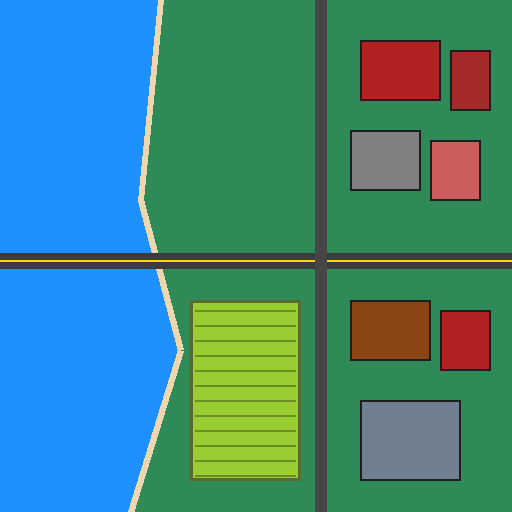
#> input picture ml_backend/sample_satellite.png, 512 x 512 px
$ python create_sar_sample.py
#> lines starting #> are read from the running program, lines starting #| are printed output that depends on the picture; after the words box and inside, x2 and y2 are one past the last pixel; in counts of white or black regions, pixels touching at a corner belong together
import sys
import numpy as np
from PIL import Image

if hasattr(sys.stdout, "reconfigure"):
    sys.stdout.reconfigure(encoding="utf-8")

# Load optical sample
opt = Image.open("sample_satellite.png")
#> opt is the input picture: PIL image 512x512 RGB; mean R, G, B 63.4, 134.5, 130.6
w, h = opt.size
#> w = 512; h = 512
opt_arr = np.array(opt)

# Derive realistic SAR backscatter simulation based on remote sensing radar physics:
# 1. Base speckle noise (Rayleigh/Gamma distributed)
np.random.seed(42)
speckle = np.random.gamma(shape=4.0, scale=0.25, size=(h, w))

sar_base = np.zeros((h, w), dtype=np.float32)

# Classify regions from optical RGB:
# Blue/Water: R < 70, G < 140, B > 120 -> low backscatter (dark specular reflection)
is_water = (opt_arr[:, :, 2] > 120) & (opt_arr[:, :, 0] < 80)
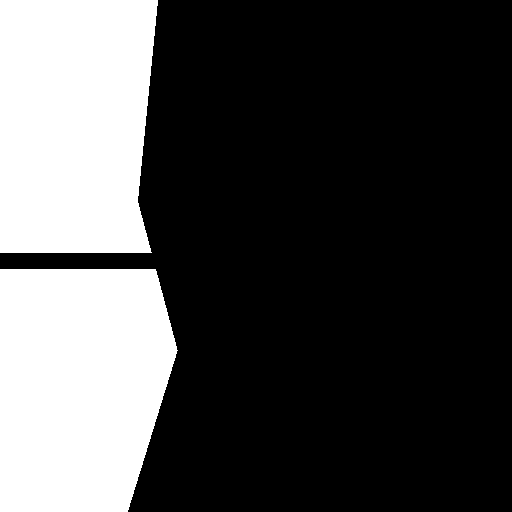
#> is_water: shape (512, 512) bool; 28.8% white; 2 white regions, box (x1, y1, x2, y2) and area: (0, 269, 178, 512) 38271, (0, 0, 158, 253) 37288
# Gray/Roads/Asphalt: low color saturation, R ~ G ~ B
is_road = (np.abs(opt_arr[:, :, 0].astype(int) - opt_arr[:, :, 1].astype(int)) < 15) & (opt_arr[:, :, 0] < 120) & ~is_water
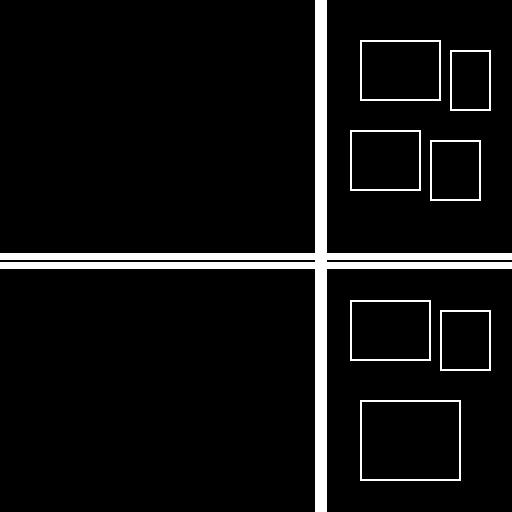
#> is_road: shape (512, 512) bool; 6.4% white; 8 white regions, largest, box (x1, y1, x2, y2) and area: (0, 0, 512, 512) 13144, (360, 400, 461, 481) 712, (360, 40, 441, 101) 552
# Red/Roofs/Buildings: R > 150 & G < 100
is_building = (opt_arr[:, :, 0] > 140) & (opt_arr[:, :, 1] < 100)
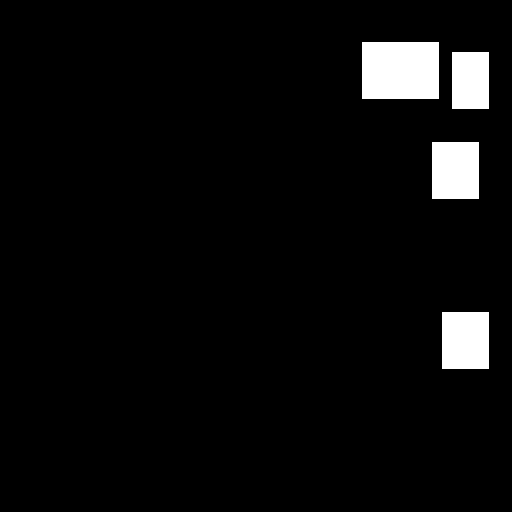
#> is_building: shape (512, 512) bool; 4.5% white; 4 white regions, box (x1, y1, x2, y2) and area: (362, 42, 439, 99) 4389, (432, 142, 479, 199) 2679, (442, 312, 489, 369) 2679, (452, 52, 489, 109) 2109
# Vegetation: G > 100 & G > R
is_vegetation = (opt_arr[:, :, 1] > 100) & (opt_arr[:, :, 1] > opt_arr[:, :, 0]) & ~is_water
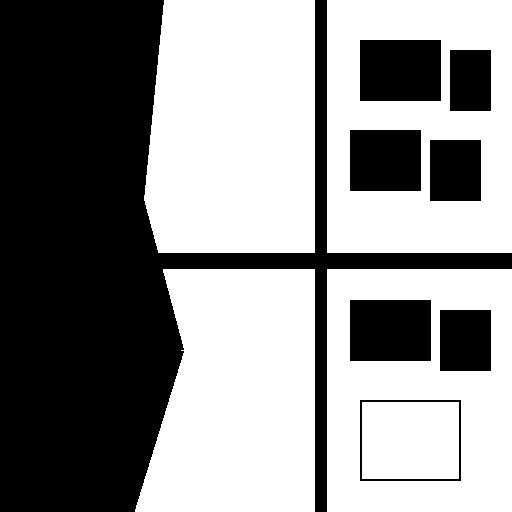
#> is_vegetation: shape (512, 512) bool; 55.6% white; 8 black regions, largest, box (x1, y1, x2, y2) and area: (0, 0, 512, 512) 92828, (360, 40, 441, 101) 4941, (350, 300, 431, 361) 4941

# Assign radar backscatter values:
sar_base[is_water] = 20.0       # Water: -22 dB equivalent
sar_base[is_road] = 45.0        # Smooth road: -16 dB equivalent
sar_base[is_vegetation] = 95.0  # Volume scatter vegetation: -10 dB equivalent
sar_base[is_building] = 220.0   # Double bounce corner reflector: +2 dB equivalent

# Fill unassigned pixels
unassigned = sar_base == 0.0
sar_base[unassigned] = 80.0

# Multiply by multiplicative radar speckle noise
sar_intensity = np.clip(sar_base * speckle, 0.0, 255.0).astype(np.uint8)

sar_img = Image.fromarray(sar_intensity, mode="L")
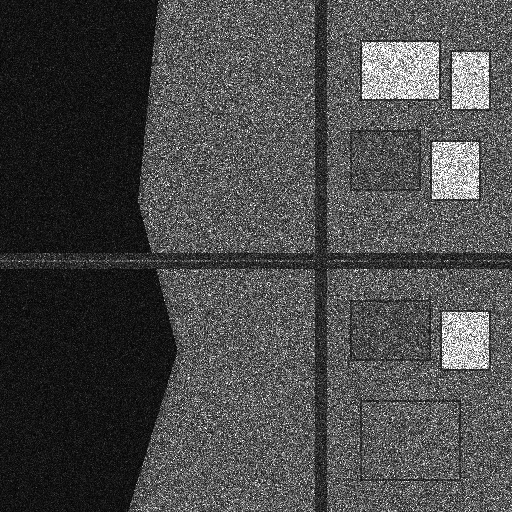
#> sar_img: PIL image 512x512 L; min 0, max 255, mean 73.2
sar_img.save("sample_sar.png")
print("Saved realistic paired sample_sar.png (512x512)!")
